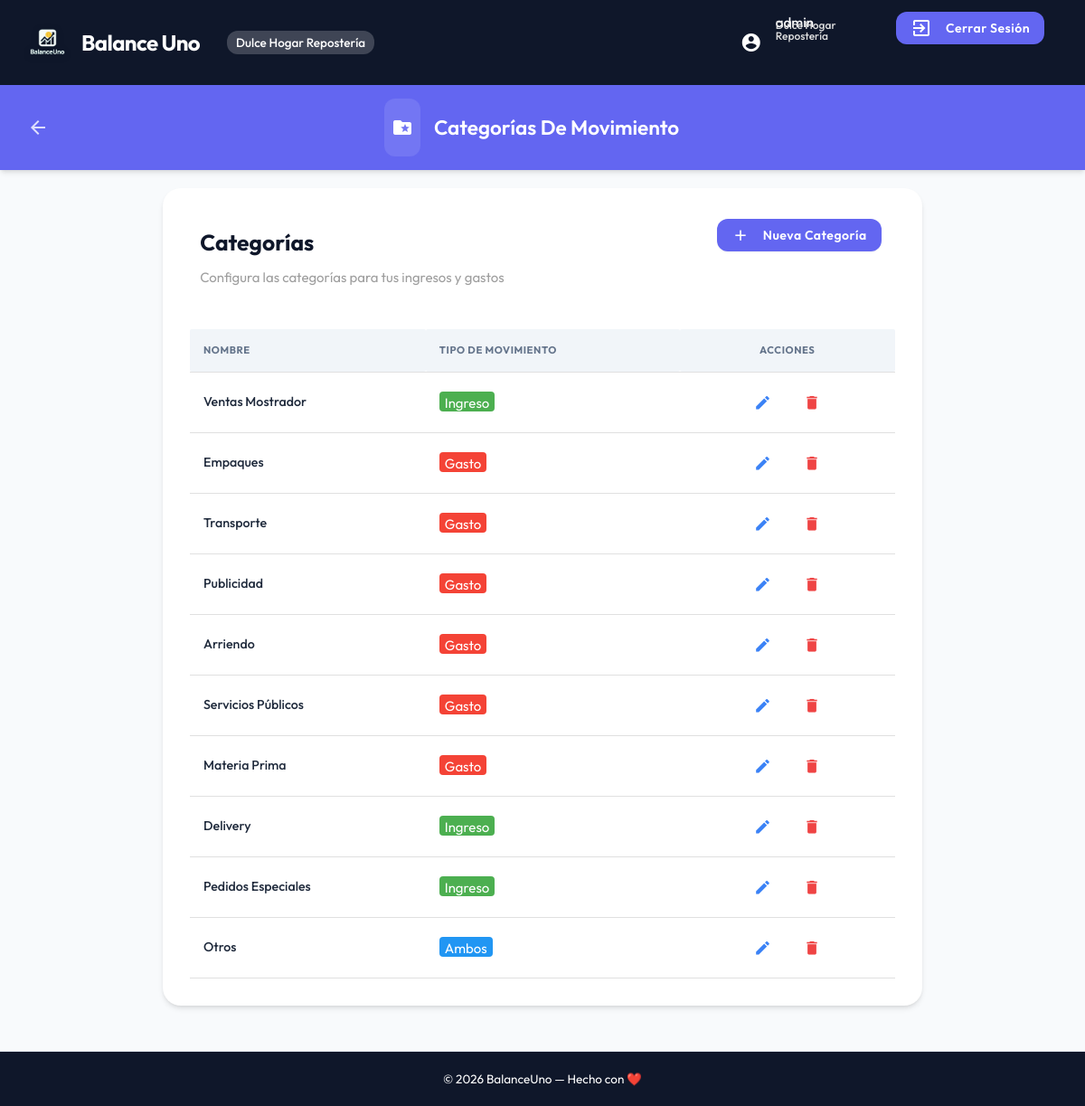
/public/index.php?action=categories (signed in), run on the app's committed database.
### tables this page shows
CREATE TABLE categories (
  id INT AUTO_INCREMENT PRIMARY KEY,
  company_id INT NOT NULL,
  date DATE NULL DEFAULT NULL,
  name VARCHAR(100) NOT NULL,
  type ENUM('ingreso','gasto','ambos') NOT NULL DEFAULT 'ambos',
  created_at TIMESTAMP DEFAULT CURRENT_TIMESTAMP,
  deleted_at TIMESTAMP NULL DEFAULT NULL,
  FOREIGN KEY (company_id) REFERENCES companies(id),
  INDEX idx_company (company_id)
);

### app/controllers/CategoriesController.php (called while the page is built, shortened)
<?php
class CategoriesController
{
    private $model;
    public function __construct($db)
    {
        $this->model = new Category($db);
    }
    public function index()
    {
        $categories = $this->model->getAll();
        include __DIR__ . '/../../views/categories.php';
    }
}

### app/Router.php (called while the page is built, shortened)
<?php
class Router
{
    private $db;
    public function __construct()
    {
        $this->db = Database::getConnection();
    }
    public function handleRequest($action)
    {
        $route = $this->routes[$action];
        $methodName = $route['method'];
        $controller = new $controllerName($this->db);
        $args = [];
        try {
            call_user_func_array([$controller, $methodName], $args);
        } catch (\Exception $e) {
            $this->handleError($e->getMessage());
        }
    }
}

### public/index.php (called while the page is built, shortened)
<?php
$router = new Router();
$action = $_GET['action'] ?? 'dashboard';
$router->handleRequest($action);

### app/models/BaseModel.php (called while the page is built, shortened)
<?php
class BaseModel
{
    protected $db;
    protected $table;
    protected ?int $companyId;
    public function __construct($db, $table)
    {
        $this->db = $db;
        $this->table = $table;
        $this->companyId = $_SESSION['company_id'] ?? null;
    }
    protected function getCompanyId(): int
    {
        return $this->companyId;
    }
    public function getAll()
    {
        $stmt = $this->db->prepare(
            "SELECT * FROM {$this->table} WHERE company_id = :company_id AND deleted_at IS NULL ORDER BY date DESC"
        );
        $stmt->execute(['company_id' => $this->getCompanyId()]);
        return $stmt->fetchAll(PDO::FETCH_ASSOC);
    }
}

### views/categories.php (the view, shortened to what this page needs)
<?php
include __DIR__ . '/partials/header.php';
include __DIR__ . '/partials/navbar.php';
?>
<section id="main" class="container">
    <div class="dashboard-box">
        <div class="row" style="margin-bottom: 30px;">
            <div class="col s12 m6">
                <h5 style="font-weight: 700; color: var(--primary);">Categorías</h5>
                <p class="grey-text">Configura las categorías para tus ingresos y gastos</p>
            </div>
            <div class="col s12 m6 right-align">
                <a href="#modalCreateCategory" class="btn secondary-color modal-trigger action-btn">
                    <i class="material-icons left">add</i> Nueva Categoría
                </a>
            </div>
        </div>
        <table id="categoriesTable" class="highlight display nowrap" style="width:100%">
            <thead>
                <tr>
                    <th>Nombre</th>
                    <th>Tipo de Movimiento</th>
                    <th class="center-align">Acciones</th>
                </tr>
            </thead>
            <tbody>
                <?php foreach ($categories as $category): ?>
                    <tr>
                        <td style="font-weight: 500;"><?= htmlspecialchars($category['name']) ?></td>
                        <td>
                            <?php if ($category['type'] === 'ingreso'): ?>
                                <span class="badge green white-text" style="float: none; border-radius: 4px; padding: 2px 6px;">Ingreso</span>
                            <?php elseif ($category['type'] === 'gasto'): ?>
                                <span class="badge red white-text" style="float: none; border-radius: 4px; padding: 2px 6px;">Gasto</span>
                            <?php else: ?>
                                <span class="badge blue white-text" style="float: none; border-radius: 4px; padding: 2px 6px;">Ambos</span>
                            <?php endif; ?>
                        </td>
                        <td class="center-align">
                            <a href="#modalEditCategory" class="btn-flat waves-effect modal-trigger edit-category-btn" style="color: var(--info);"
                                data-id="<?= $category['id'] ?>"
                                data-name="<?= htmlspecialchars($category['name']) ?>"
                                data-type="<?= htmlspecialchars($category['type']) ?>">
                                <i class="material-icons">edit</i>
                            </a>
                            <form action="?action=deleteCategory" method="POST" style="display:inline;" class="delete-form">
                                <button type="submit" class="btn-flat waves-effect delete-btn" style="color: var(--error);">
                                    <i class="material-icons">delete</i>
                                </button>
                            </form>
                        </td>
                    </tr>
                <?php endforeach; ?>
            </tbody>
        </table>
    </div>
</section>
<?php
include __DIR__ . '/partials/footer.php';
include __DIR__ . '/partials/scripts.php';
?>

### public/css/custom.css (style rules this page uses)
:root { --primary: #0f172a; --primary-light: #1e293b; --secondary: #6366f1; --accent: #10b981; --error: #ef4444; --warning: #f59e0b; --info: #3b82f6; --loans: #8b5cf6; --bg-app: #f8fafc; --text-main: #1e293b; --text-muted: #64748b; --white: #ffffff; --shadow-sm: 0 1px 2px 0 rgb(0 0 0 / 0.05); --shadow-md: 0 4px 6px -1px rgb(0 0 0 / 0.1), 0 2px 4px -2px rgb(0 0 0 / 0.1); --shadow-lg: 0 10px 15px -3px rgb(0 0 0 / 0.1), 0 4px 6px -4px rgb(0 0 0 / 0.1); --transition: all 0.3s cubic-bezier(0.4, 0, 0.2, 1); }
body { font-family: "Outfit", sans-serif; }
html, body { margin: 0; padding: 0; width: 100%; height: 100%; background-color: var(--bg-app); color: var(--text-main); }
body.container { width: 100%; max-width: none !important; display: flex; flex-direction: column; min-height: 100vh; }
#main { flex: 1; padding: 20px 0; }
.secondary-color { background-color: var(--secondary) !important; }
.dashboard-box { background: var(--white); border-radius: 20px; padding: 30px; margin-bottom: 30px; box-shadow: var(--shadow-md); }
thead { background: #f1f5f9; }
th { text-transform: uppercase; font-size: 0.75rem; letter-spacing: 0.05em; color: var(--text-muted); padding: 15px !important; }
td { padding: 15px !important; font-size: 0.95rem; }
.btn, .btn-large { border-radius: 12px !important; text-transform: none !important; font-weight: 600 !important; box-shadow: var(--shadow-sm) !important; transition: var(--transition); }
.action-btn { margin: 4px; }
.dashboard-box { overflow-x: hidden; }

### data on the page
categories: name "Ventas Mostrador", type "Ingreso"
categories: name "Empaques", type "Gasto"
categories: name "Transporte", type "Gasto"
categories: name "Publicidad", type "Gasto"
categories: name "Arriendo", type "Gasto"
categories: name "Servicios Públicos", type "Gasto"
categories: name "Materia Prima", type "Gasto"
categories: name "Delivery", type "Ingreso"
categories: name "Pedidos Especiales", type "Ingreso"
categories: name "Otros", type "Ambos"

### other printed values
$_SESSION['company_name'] "Dulce Hogar Repostería"
$_SESSION['username'] "admin"
$pageTitle "Categorías De Movimiento"
